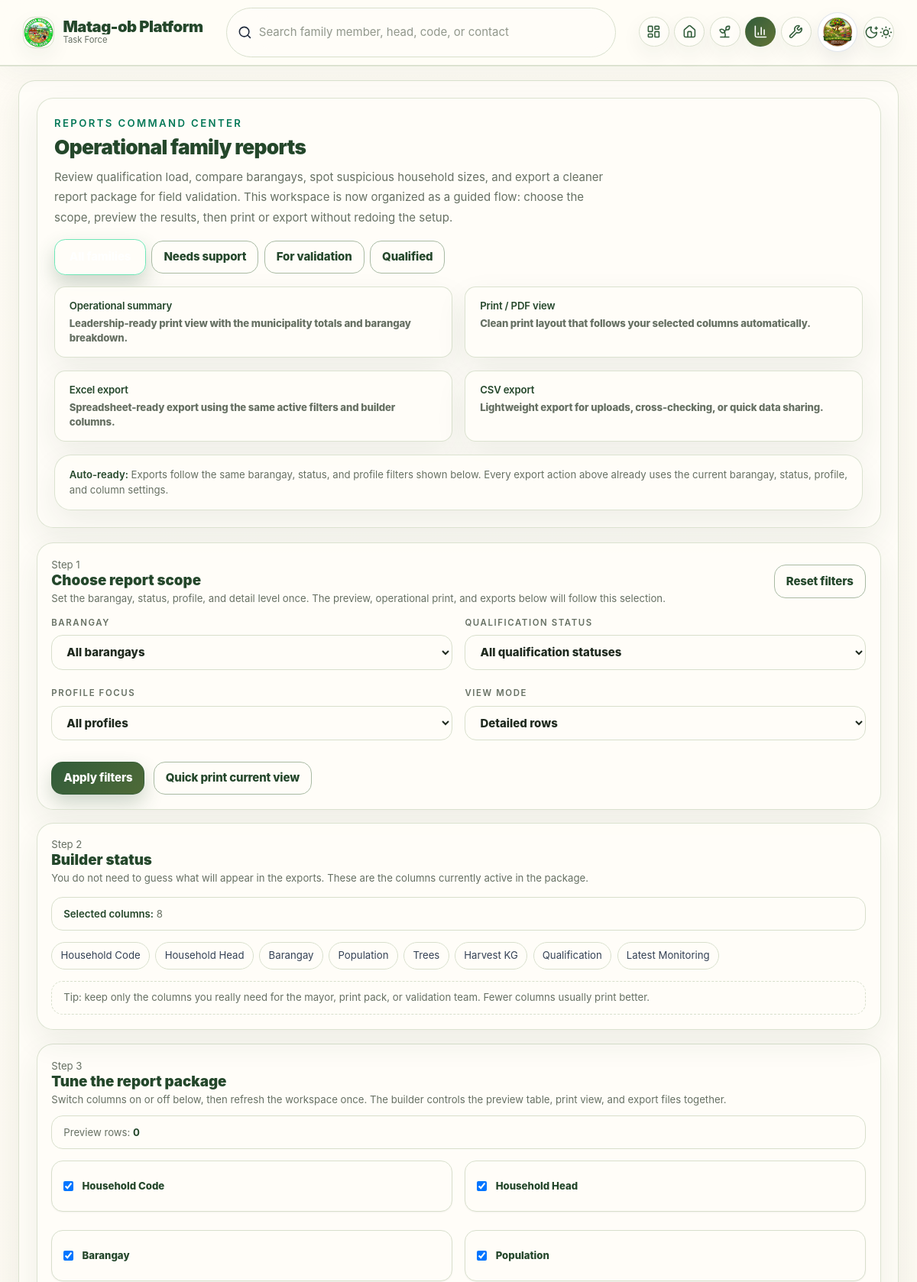
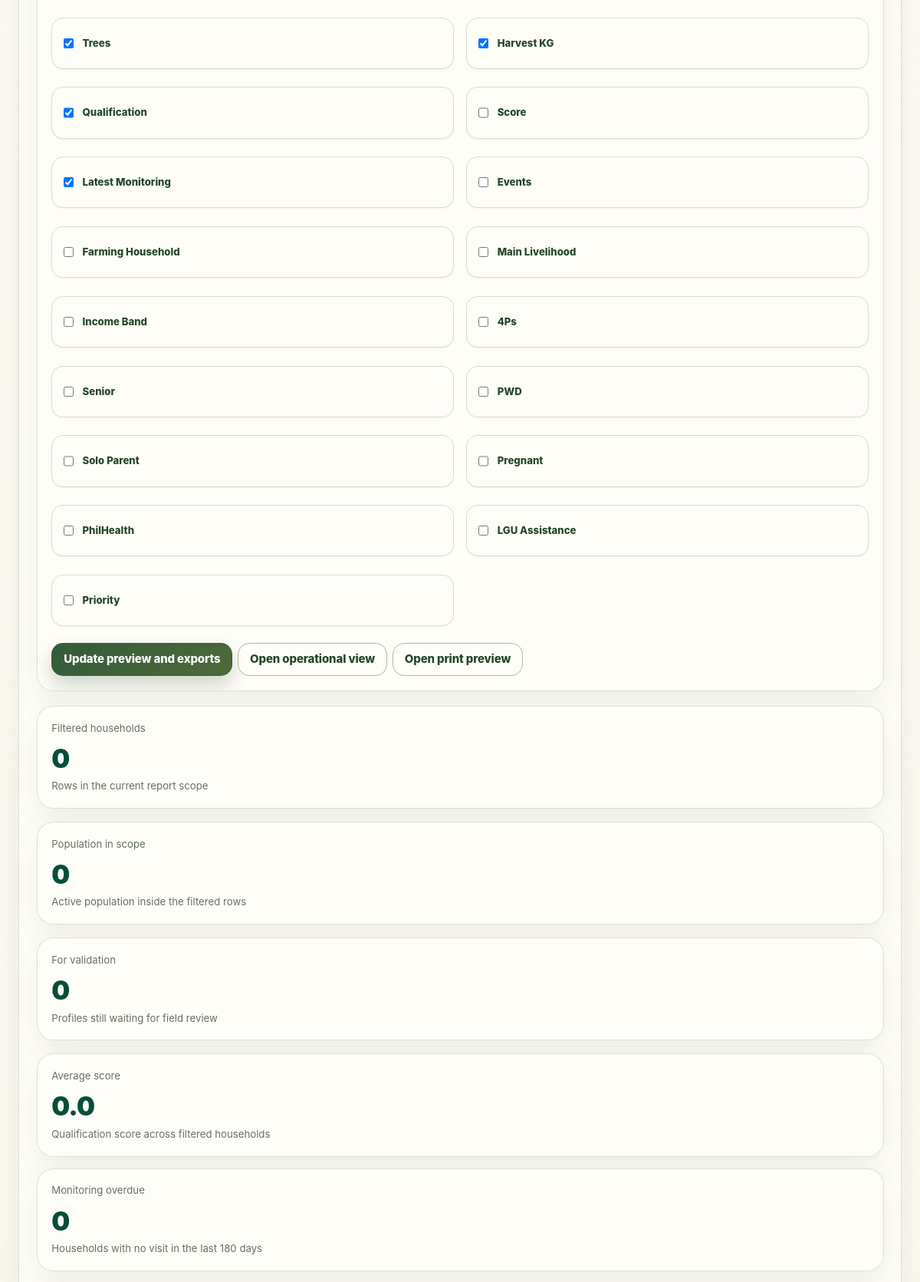
/modules/agri/reports/index.php (signed in, upper part), run on the app's committed database (2 pictures, top to bottom).
### tables this page shows
CREATE TABLE `system_settings` (
  `setting_id` int(11) NOT NULL,
  `setting_key` varchar(100) NOT NULL,
  `setting_value` text DEFAULT NULL,
  `description` varchar(255) DEFAULT NULL,
  `updated_at` timestamp NOT NULL DEFAULT current_timestamp() ON UPDATE current_timestamp()
);

### modules/agri/reports/index.php (the view, shortened to what the rows shown need)
<?php
require_once dirname(__DIR__, 3) . '/app/bootstrap.php';
require_once __DIR__ . '/report_builder.php';
$conn = db_conn();
app_require('app/includes/header.php');
$filters = report_build_filters($conn);
$status = (string)$filters['qualification_status'];
$selectedColumns = report_selected_columns_from_request();
$reportTabs = [
    ['label' => 'All families', 'href' => app_url('modules/agri/reports/index.php'), 'active' => ($status === '')],
    ['label' => 'Needs support', 'href' => app_url('modules/agri/reports/index.php?qualification_status=Needs+Support'), 'active' => ($status === 'Needs Support')],
    ['label' => 'For validation', 'href' => app_url('modules/agri/reports/index.php?qualification_status=For+Validation'), 'active' => ($status === 'For Validation')],
    ['label' => 'Qualified', 'href' => app_url('modules/agri/reports/index.php?qualification_status=Qualified'), 'active' => ($status === 'Qualified')],
];
$baseExportQuery = report_export_query($filters, $selectedColumns);
$reportsPageTitle = system_reports_page_title($conn);
$reportsPageDescription = system_reports_page_description($conn);
$reportsExportNote = system_reports_export_note($conn);
?>
<section class="rounded-[2rem] border border-slate-200 bg-white p-6 shadow-sm">
    <div class="rounded-[2rem] border border-emerald-100 bg-gradient-to-br from-emerald-50 via-white to-slate-50 p-6">
        <div class="flex flex-col gap-5 xl:flex-row xl:items-start xl:justify-between">
            <div class="max-w-3xl">
                <div class="text-sm font-semibold uppercase tracking-[0.18em] text-emerald-700">Reports command center</div>
                <h2 class="mt-2 text-4xl font-black tracking-tight text-slate-900"><?= e($reportsPageTitle) ?></h2>
                <p class="mt-3 text-base leading-7 text-slate-600"><?= e($reportsPageDescription) ?> This workspace is now organized as a guided flow: choose the scope, preview the results, then print or export without redoing the setup.</p>
                <div class="mt-4 flex flex-wrap gap-2">
                    <?php foreach ($reportTabs as $tab): ?>
                        <a href="<?= e($tab['href']) ?>" class="<?= $tab['active'] ? 'rounded-2xl border border-emerald-300 bg-emerald-600 px-5 py-3 font-semibold text-white shadow-sm' : 'app-btn-outline' ?>"><?= e($tab['label']) ?></a>
                    <?php endforeach; ?>
                </div>
            </div>
            <div class="grid gap-3 sm:grid-cols-2 xl:w-[31rem]">
                <a href="<?= app_url('modules/agri/reports/operational_summary.php') . ($baseExportQuery ? '?' . $baseExportQuery : '') ?>" target="_blank" class="rounded-[1.5rem] border border-slate-200 bg-white px-5 py-4 text-left shadow-sm transition hover:-translate-y-0.5 hover:border-emerald-300">
                    <div class="text-sm font-semibold text-slate-900">Operational summary</div>
                    <div class="mt-1 text-sm text-slate-500">Leadership-ready print view with the municipality totals and barangay breakdown.</div>
                </a>
                <a href="<?= app_url('modules/agri/reports/print.php') . ($baseExportQuery ? '?' . $baseExportQuery : '') ?>" target="_blank" class="rounded-[1.5rem] border border-slate-200 bg-white px-5 py-4 text-left shadow-sm transition hover:-translate-y-0.5 hover:border-emerald-300">
                    <div class="text-sm font-semibold text-slate-900">Print / PDF view</div>
                    <div class="mt-1 text-sm text-slate-500">Clean print layout that follows your selected columns automatically.</div>
                </a>
                <a href="<?= app_url('modules/agri/reports/export_excel.php') . ($baseExportQuery ? '?' . $baseExportQuery : '') ?>" class="rounded-[1.5rem] border border-slate-200 bg-white px-5 py-4 text-left shadow-sm transition hover:-translate-y-0.5 hover:border-emerald-300">
                    <div class="text-sm font-semibold text-slate-900">Excel export</div>
                    <div class="mt-1 text-sm text-slate-500">Spreadsheet-ready export using the same active filters and builder columns.</div>
                </a>
                <a href="<?= app_url('modules/agri/reports/export_csv.php') . ($baseExportQuery ? '?' . $baseExportQuery : '') ?>" class="rounded-[1.5rem] border border-slate-200 bg-white px-5 py-4 text-left shadow-sm transition hover:-translate-y-0.5 hover:border-emerald-300">
                    <div class="text-sm font-semibold text-slate-900">CSV export</div>
                    <div class="mt-1 text-sm text-slate-500">Lightweight export for uploads, cross-checking, or quick data sharing.</div>
                </a>
                <div class="sm:col-span-2 rounded-[1.5rem] border border-dashed border-emerald-300 bg-white/80 px-5 py-4 text-sm leading-6 text-slate-600">
                    <span class="font-semibold text-slate-900">Auto-ready:</span> <?= e($reportsExportNote) ?> Every export action above already uses the current barangay, status, profile, and column settings.
                </div>
            </div>
        </div>
    </div>
</section>

### app/includes/header.php (shortened to what the rows shown need)
<?php
require_once dirname(__DIR__, 2) . '/app/bootstrap.php';
require_once __DIR__ . '/app_helpers.php';
require_once __DIR__ . '/navigation.php';
$current_role = $_SESSION['role_code'] ?? '';
$current_uri = parse_url($_SERVER['REQUEST_URI'] ?? '', PHP_URL_PATH) ?? '';
$home_link = get_home_by_role($current_role);
$nav_groups = get_navigation_groups_by_role($current_role);
$conn = $conn ?? ($GLOBALS['conn'] ?? db_conn());
$navAttention = navigation_attention_counts($conn, $current_role);
$navAttentionDetails = navigation_attention_details($conn, $current_role);
$currentUser = current_user();
$user_avatar = user_avatar_url($currentUser['avatar_path'] ?? null);
$system_logo_url = system_logo_url($conn);
$app_name = system_title($conn);
$searchPlaceholder = function_exists('system_header_search_placeholder') ? system_header_search_placeholder($conn) : 'Search family member, head, code, or contact';
$searchPlaceholder = ($current_role === 'developer' || $current_role === 'admin') ? 'Search users, roles, departments, or logs' : $searchPlaceholder;
$enableHouseholdAutocomplete = !in_array($current_role, ['developer', 'admin'], true);
$role_title = role_label($current_role);
$role_nav = function_exists('navigation_role_config') ? navigation_role_config($current_role) : [];
$search_action = $role_nav['search'] ?? app_url('modules/agri/households/index.php');
?>
<!DOCTYPE html>
<html lang="en" class="h-full antialiased">
<head>
    <script src="https://cdn.tailwindcss.com"></script>
    <link rel="stylesheet" href="<?= e(app_url('assets/css/app.css')) ?>">
</head>
<body class="h-full text-slate-800 dark:text-slate-100 transition-colors duration-300">
<?php if (isset($_SESSION['user_id'])): ?>
<div class="min-h-screen app-shell">
    <header class="app-header sticky top-0 z-40 border-b">
        <div class="app-header-inner px-4 sm:px-6 lg:px-8 py-3">
            <div class="flex items-center gap-3 min-w-0">
                <a href="<?= e($home_link) ?>" class="flex items-center gap-3 min-w-0 shrink-0">
                    <span class="app-brand-mark"><img src="<?= e($system_logo_url) ?>" alt="Logo" class="h-full w-full object-cover" onerror="this.onerror=null;this.src='<?= e(app_url('assets/img/image.jpg')) ?>';"></span>
                    <span class="min-w-0 hidden sm:block">
                        <span class="block app-brand-title truncate"><?= e($app_name) ?></span><span class="block text-xs text-slate-500 truncate"><?= e($role_title) ?></span>
                    </span>
                </a>
            </div>
            <form action="<?= e($search_action) ?>" method="GET" class="app-global-search hidden md:flex" <?= $enableHouseholdAutocomplete ? 'data-household-autocomplete-form' : '' ?>>
                <i data-lucide="search" class="w-4 h-4 shrink-0"></i>
                <input type="text" name="q" placeholder="<?= e($searchPlaceholder) ?>" autocomplete="off" <?= $enableHouseholdAutocomplete ? 'data-household-autocomplete-input data-autocomplete-min="1"' : '' ?>>
            </form>
            <div class="app-header-actions">
                <nav class="app-top-nav hidden md:flex" aria-label="Primary navigation">
                    <a href="<?= e($home_link) ?>" class="app-top-nav-item <?= str_contains($current_uri, $home_link) ? 'is-active' : '' ?>" title="Dashboard" aria-label="Dashboard">
                        <i data-lucide="layout-dashboard" class="w-5 h-5"></i><span class="app-tooltip">Dashboard</span>
                    </a>
                    <?php foreach ($nav_groups as $idx => $group):
                        $groupItems = (is_array($group) && isset($group['items']) && is_array($group['items'])) ? $group['items'] : [];
                        $groupActive = false; foreach($groupItems as $gi){ if (!empty($gi['href']) && str_contains($current_uri, $gi['href'])) { $groupActive = true; break; } }
                        $menuId = 'navDrop'.$idx;
                        $groupAttention = navigation_group_attention($groupItems, $navAttentionDetails, (string)($group['label'] ?? 'menu'));
                        $groupCount = (int)($groupAttention['count'] ?? 0);
                        $groupNeedsAttention = $groupCount > 0;
                        $groupTooltip = (string)($group['label'] ?? 'Menu');
                        ?>
                        <div class="app-dropdown-wrap" data-dropdown-wrap>
                            <button type="button" class="app-top-nav-item <?= $groupActive ? 'is-active' : '' ?> <?= $groupNeedsAttention ? 'has-attention' : '' ?>" onclick="toggleDropdown('<?= $menuId ?>', this)" title="<?= e($groupTooltip) ?>" aria-label="<?= e($groupTooltip) ?>" aria-expanded="false" aria-controls="<?= $menuId ?>">
                                <i data-lucide="<?= e($group['icon']) ?>" class="w-5 h-5"></i>
                            </button>
                        </div>
                    <?php endforeach; ?>
                                    </nav>
                <div class="app-dropdown-wrap" data-dropdown-wrap>
                    <button type="button" class="app-user-trigger" onclick="toggleDropdown('profileMenu', this)" aria-expanded="false" aria-controls="profileMenu">
                        <img src="<?= e($user_avatar) ?>" alt="Profile" onerror="this.onerror=null;this.src='<?= e(app_url('assets/img/image.jpg')) ?>';" class="app-user-avatar">
                    </button>
                </div>
                <button type="button" onclick="toggleTheme()" class="icon-button" title="Toggle theme" aria-label="Toggle theme"><i data-lucide="moon-star" class="w-5 h-5 block dark:hidden"></i><i data-lucide="sun-medium" class="w-5 h-5 hidden dark:block"></i></button>
            </div>
        </div>
    </header>
    <main class="app-main px-4 sm:px-6 lg:px-8 py-6 space-y-6">
<?php endif; ?>

### data on the page
system_settings: setting_value (picture)
system_settings: setting_value "Matag-ob Platform"
system_settings: q "Search family member, head, code, or contact"
system_settings: setting_value "Operational family reports"
system_settings: setting_value "Review qualification load, compare barangays, spot suspicious household sizes, and export a cleaner report package for field validation."
system_settings: setting_value "Exports follow the same barangay, status, and profile filters shown below."

### other printed values
$role_title "Task Force"
$tab['label'] "Needs support"
$tab['label'] "For validation"
$tab['label'] "Qualified"
count($selectedColumns) "8"
$label "Household Code"
$label "Household Head"
$label "Barangay"
$label "Population"
$label "Trees"
$label "Harvest KG"
$label "Qualification"
$label "Latest Monitoring"
count($families) "0"
$meta['label'] "Household Code"
